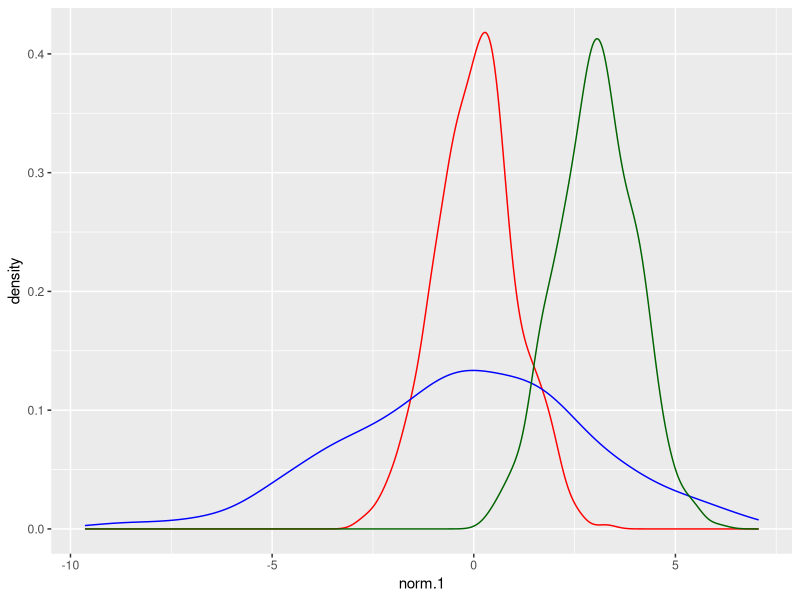
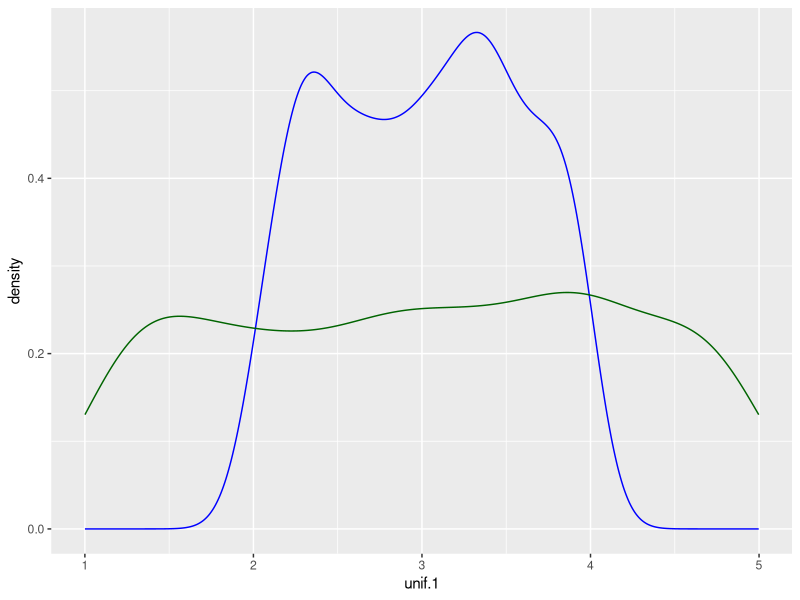
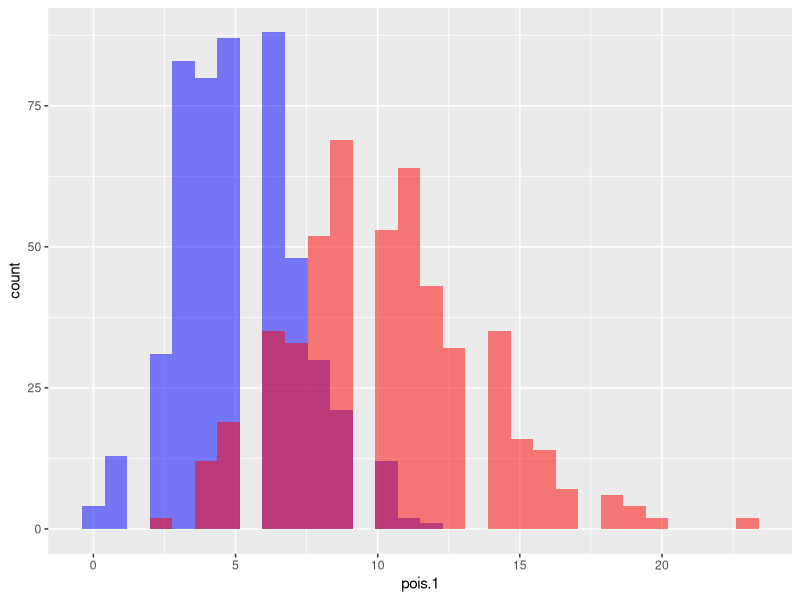

Write R code to recreate these figures, in order.
## ---- chunk 1
library(tidyverse)
library(dplyr)
library(readxl)
## ---- chunk 2
set.seed(112233)

norm.1 <- rnorm(n=500, mean=0, sd=1)
norm.2 <- rnorm(n=500, mean=0, sd=3)
norm.3 <- rnorm(n=500, mean=3, sd=1)

norm <- data.frame(norm.1, norm.2, norm.3)
## ---- chunk 3
ggplot(norm)+
  geom_density(aes(x=norm.1), color="red")+
  geom_density(aes(x=norm.2), color="blue")+
  geom_density(aes(x=norm.3), color="darkgreen")
## ---- chunk 4
remove(norm, norm.1, norm.2, norm.3)
## ---- chunk 5
set.seed(112233)

unif.1 <- runif(500, min=2, max=4)
unif.2 <- runif(500, min=1, max=5)

unif <- data.frame(unif.1, unif.2)  
## ---- chunk 6
ggplot(unif)+
  geom_density(aes(x=unif.1), color="blue")+
  geom_density(aes(x=unif.2), color="darkgreen")
## ---- chunk 7
set.seed(112233)

pois.1 <- rpois(n=500, lambda=5)
pois.2 <- rpois(n=500, lambda=10)

pois <- data.frame(pois.1, pois.2)
## ---- chunk 8
ggplot(pois)+
  geom_histogram(aes(x=pois.1), fill="blue", alpha=0.5)+
  geom_histogram(aes(x=pois.2), fill="red", alpha=0.5)
## ---- chunk 9
remove(pois, pois.1, pois.2)
